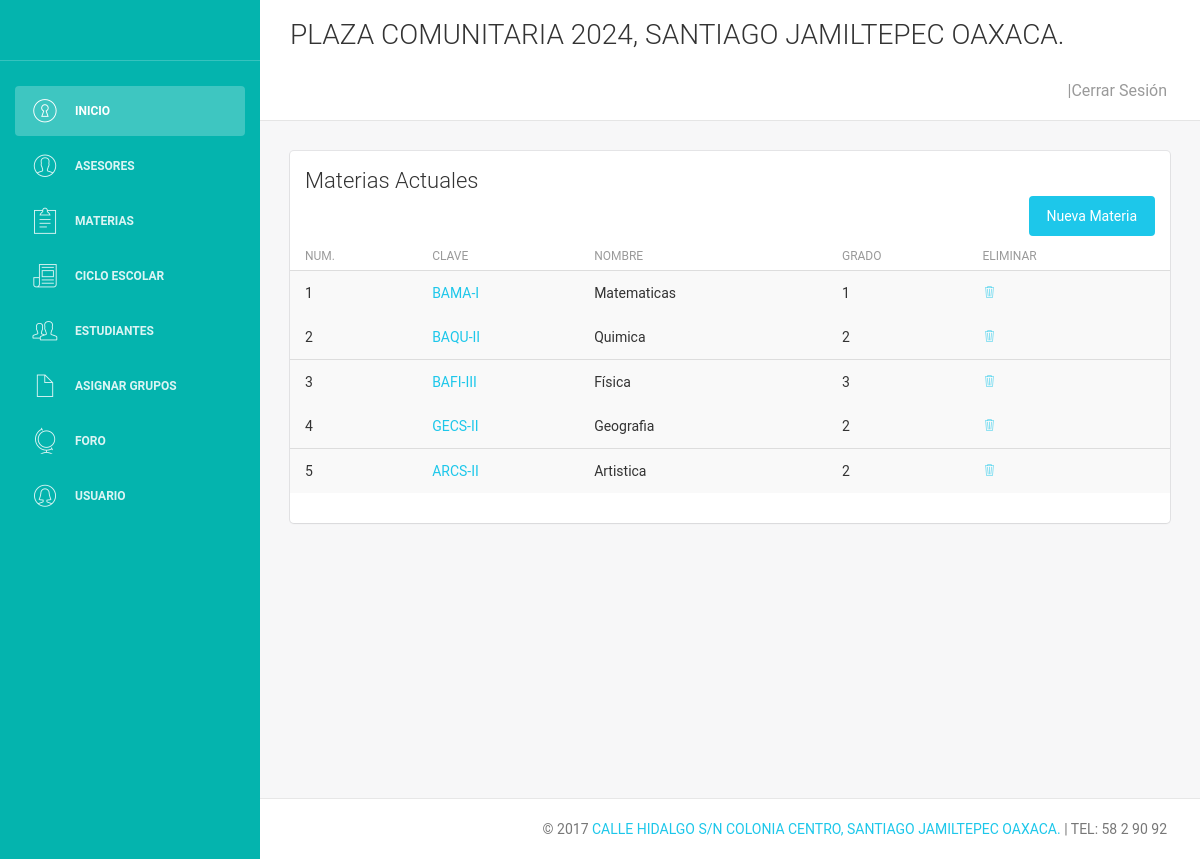
The app's page /vistas/materias/ver-m.php with its own data.
### tables this page shows
CREATE TABLE `materia` (
  `id` int(11) NOT NULL,
  `clave` varchar(15) DEFAULT NULL,
  `nombre` varchar(45) DEFAULT NULL,
  `grado` char(1) DEFAULT NULL
);

### vistas/materias/ver-m.php (the view, shortened to what this page needs)
<?php
include '../../control/conexion.php';
$traer_doc = "SELECT * FROM `materia`";
$ejecutar = $conexion->query($traer_doc);
require_once '../plantillas/encabezado.php';
?>
        <div class="content">
            <div class="container-fluid">
                <div class="row">
                    <div class="col-md-12">
                        <div class="card">
                            <div class="header">
                                <h4 class="title">Materias Actuales</h4>
                                <a href="alta-m.php"class="btn btn-info btn-fill pull-right">Nueva Materia</a>
                            </div>
                            <div class="content table-responsive table-full-width">
                                <table class="table table-hover table-striped">
                                    <thead>
                                    <th>Num.</th>
                                    <th>Clave</th>
                                    <th>Nombre</th>
                                    <th>Grado</th>
                                    <th>Eliminar</th>
                                    </thead>
                                    <tbody>
                                    <?php $i = 0;
                                    while ($datos = $ejecutar->fetch_assoc()) {
                                        $id = $datos['id'];
                                        echo "<tr>";
                                        echo "<td>". $i += 1 ."</td>";
                                        echo "<td> <a href='editar-m.php?id=$id'>". $datos['clave']."</a></td>";
                                        echo "<td>". $datos['nombre']."</td>";
                                        echo "<td>". $datos['grado'] ."</td>";
                                        echo "<td><a href='../../control/materiaCtrl/eliminar-m.php?id=$id'  onclick='return confirm(\"¿Eliminar?\");'
                                                   <i class='pe-7s-trash ' ></i></a></td>";
                                        echo "<tr>";
                                    }
                                    ?>
                                    </tbody>
                                </table>
                            </div>
                        </div>
                    </div>
                </div>
            </div>
        </div>
<?php require_once '../plantillas/footer.php';

### records on screen
materia: i "1", clave "BAMA-I", nombre "Matematicas", grado "1"
materia: i "2", clave "BAQU-II", nombre "Quimica", grado "2"
materia: i "3", clave "BAFI-III", nombre "Física", grado "3"
materia: i "4", clave "GECS-II", nombre "Geografia", grado "2"
materia: i "5", clave "ARCS-II", nombre "Artistica", grado "2"
